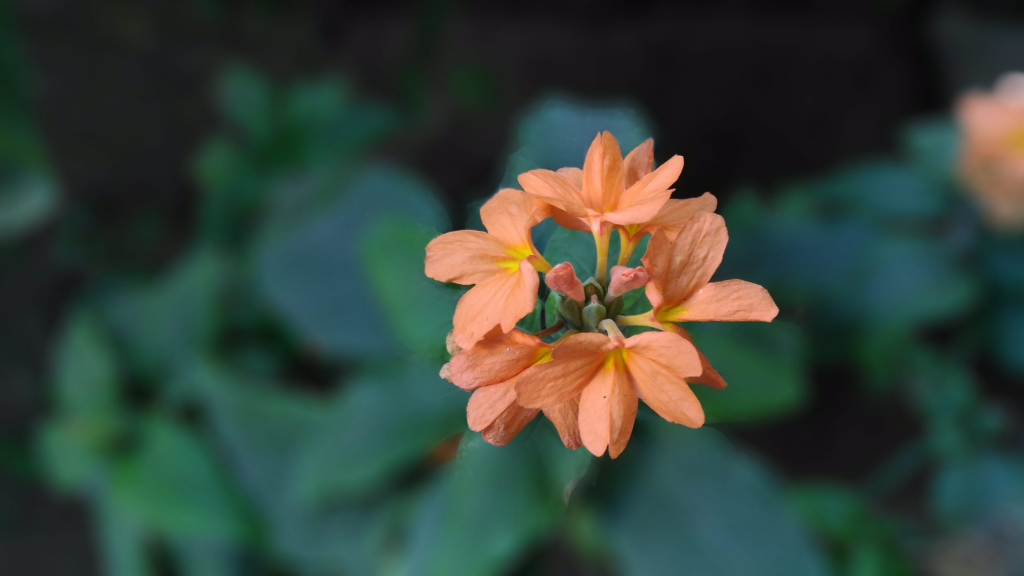
#> input picture data/images/P_20160708_173326_DF.jpg, 4096 x 2304 px (shown at 1/4 size)
$ python image_ops.py
#> lines starting #> are read from the running program, lines starting #| are printed output that depends on the picture

import numpy as np
import cv2

"""
## python packages used
#  opencv-python
#  numpy

## references
#  http://opencv-python-tutroals.readthedocs.io/en/latest/py_tutorials/py_core/py_basic_ops/
#  http://opencv-python-tutroals.readthedocs.io/en/latest/py_tutorials/py_imgproc/py_geometric_transformations/py_geometric_transformations.html
"""


class ImageOps(object):

    def __init__(self):
        self.image_file = 'data/images/P_20160708_173326_DF.jpg'
        self.image_loc = 'data/output/'

    """
    # Basic Image Operations
    # 1 Read Image
    # 2 Get Image Size
    # 3 Display Image
    # 4 Get Greyscale Image
    # 5 Split Image Channels
    # 6 Merge Image Channels
    # 7 Display Single Channel using split image results
    # 8 Image fit - square fit
    # 9 square fit with different types of images vertical, horizontal and square
    """

    def read_image(self, user_image=None, ops_image=None):
        """

        :param user_image:
        :param ops_image:
        :return:
        """
        if user_image is None and ops_image is None:
            img = cv2.imread(self.image_file)
        elif user_image is not None and ops_image is None:
            img = cv2.imread(user_image)
        elif user_image is None and ops_image is not None:
            img = ops_image
        return img

    def write_image(self, file_name=None,image_date=None):
        file_name = self.image_loc + file_name
        cv2.imwrite(file_name, image_date)


    def get_size(self, user_image=None, ops_image=None):
        """

        :param user_image:
        :param ops_image:
        :return:
        """
        data = {}
        img = self.read_image(user_image=user_image, ops_image=ops_image)
#> in read_image, img is the input picture: shape (2304, 4096, 3); mean B, G, R 57.7, 67.2, 53.9
        if img is not None:
            height, width, channel = img.shape
            data = {"height": height, "width": width, "channel": channel}
        else:
            data = {"height": 0, "width": 0, "channel": 0}
        return data

    def display_image(self, image_title="image", wait_key=0, user_image=None, ops_image=None):
        """
        This method is used to Display the provided image

        :param image_title:
        :param wait_key:
        :param user_image:
        :param ops_image:
        :return:
        """
        img = self.read_image(user_image=user_image, ops_image=ops_image)
        cv2.imshow(image_title, img)
        cv2.waitKey(wait_key)
        cv2.destroyAllWindows()

    def get_grey_scale(self, user_image=None, ops_image=None, display_image=True, write_data=False):
        """
        Convert the given image into a Grey-scale Image

        :param user_image:
        :param ops_image:
        :param display_image:
        :return:
        """
        img = self.read_image(user_image=user_image, ops_image=ops_image)
        grey_scale_image = np.invert(img)
        if write_data is True:
            self.write_image(file_name="greyscale",image_date=grey_scale_image)
        if display_image is True:
            self.display_image(image_title="Greyscale Image", ops_image=grey_scale_image)
            self.write_image(file_name="greyscale.jpg", image_date=grey_scale_image)
        else:
            return grey_scale_image

    def split_image(self, user_image=None, ops_image=None):
        """
        This method splits the original given image into different channels R|G|B

        :param user_image:
        :param ops_image:
        :return:
        """

        img = self.read_image(user_image=user_image, ops_image=ops_image)
        b, g, r = cv2.split(img)
        return b, g, r

    def merge_image(self, b=None, g=None, r=None, display_image=True):
        """
        this method merges different channel red, green and blue to form the original image

        :param b:
        :param g:
        :param r:
        :param display_image:
        :return:
        """
        if b is not None and g is not None and r is not None:
            img = cv2.merge((b, g, r))
            if display_image is True:
                self.display_image(image_title="merge_image", ops_image=img)
            else:
                return img
        else:
            print("unable to display error in input")

    @staticmethod
    def display_single_channel(b=None, g=None, r=None):
        """
        duplicate function of display just for understanding channels

        :param b:
        :param g:
        :param r:
        :return:
        """

        if g is None and r is None and b is not None:
            cv2.imshow('b', b)
            cv2.waitKey(0)
            cv2.destroyAllWindows()
        elif r is None and b is None and g is not None:
            cv2.imshow('g', g)
            cv2.waitKey(0)
            cv2.destroyAllWindows()
        elif b is None and g is None and r is not None:
            cv2.imshow('r', r)
            cv2.waitKey(0)
            cv2.destroyAllWindows()
        else:
            print("invalid input")

    # [73 lines left out: functions square_fit, square_fit_formation, not called in this run]


    """
    # Image Transformations
    # 1 Rotation
    # 2 Scaling
    # 3 Translation
    """

    def rotate_image(self, user_image=None, ops_image=None, degrees=90, display_image=True):
        """

        :param user_image:
        :param ops_image:
        :param degrees:
        :param display_image:
        :return:
        """
        data = {}
        img = self.read_image(user_image=user_image, ops_image=ops_image)
        data = self.get_size(ops_image=img)
        cols = data['width']
        rows = data['height']
        m = cv2.getRotationMatrix2D((cols / 2, rows / 2), degrees, 1)
        dst = cv2.warpAffine(img, m, (cols, rows))
        if display_image is True:
            title = "Rotate Image" + str(degrees) + " degrees"
            self.display_image(image_title=title, ops_image=dst)
        else:
            return data

    def scale_image(self, user_image=None, ops_image=None, scale_vertical=2, scale_horizontal=4, display_image=True):
        """

        :param user_image:
        :param ops_image:
        :param scale_vertical:
        :param scale_horizontal:
        :param display_image:
        :return:
        """
        img = self.read_image(user_image=user_image, ops_image=ops_image)
        # alternate way to get height and width self.get_size
        height, width = img.shape[:2]
        res = cv2.resize(img, ( scale_horizontal * width, scale_vertical * height), interpolation=cv2.INTER_CUBIC)
        if display_image is True:
            title = "scale image vertical " + str(scale_vertical) + "horizontal" + str(scale_horizontal)
            self.display_image(image_title=title, ops_image=res)
        else:
            return res

    def translate_image(self):
        pass

    """
    ## filter
    # 1 vignette
    """
    # [28 lines left out: function vignette, not called in this run]


if __name__ == '__main__':
    im = ImageOps()

    img_data = im.get_size()
    print(img_data)
#| {'height': 2304, 'width': 4096, 'channel': 3}
    img_data = im.get_size(user_image="data/images/P_20160708_173326_DF.jpg")
    print(img_data)
#| {'height': 2304, 'width': 4096, 'channel': 3}
    im.display_image()
    im.display_image(user_image="data/images/P_20160708_173326_DF.jpg")
    im.get_grey_scale()
#> in get_grey_scale, `grey_scale_image = np.invert(img)`:
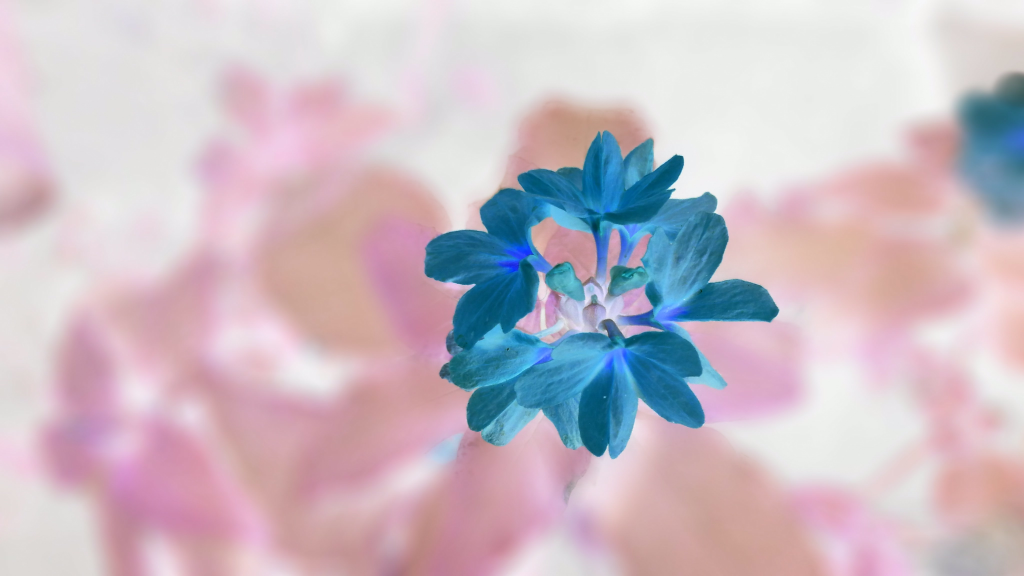
#> grey_scale_image: shape (2304, 4096, 3) (shown at 1/4 size); mean B, G, R 197.3, 187.8, 201.1
    b, g, r = im.split_image(user_image="data/images/P_20160708_173326_DF.jpg")
#> in split_image, `b, g, r = cv2.split(img)`:
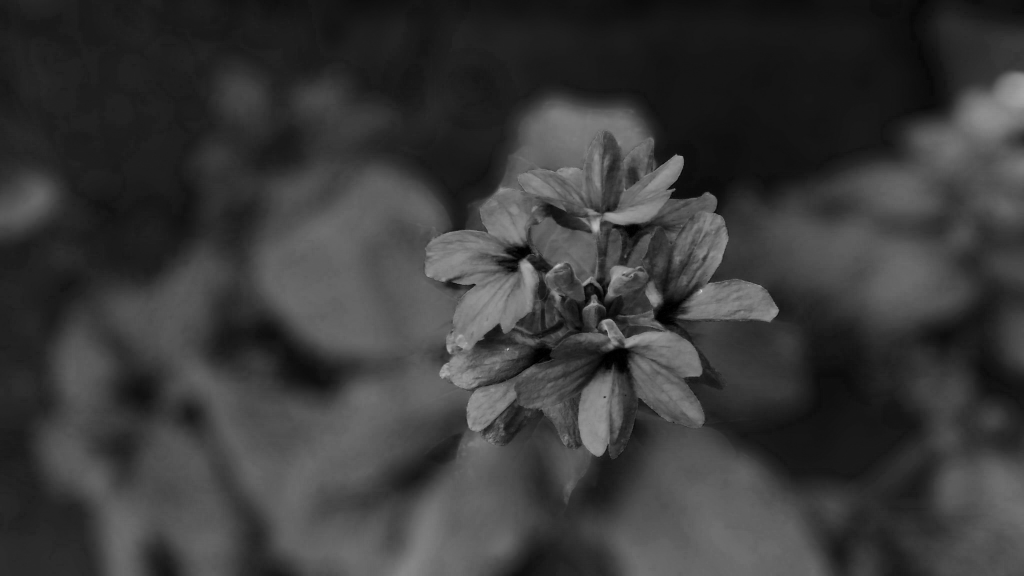
#> b: shape (2304, 4096) (shown at 1/4 size); min 0, max 229, mean 57.7
#> in split_image, `b, g, r = cv2.split(img)`:
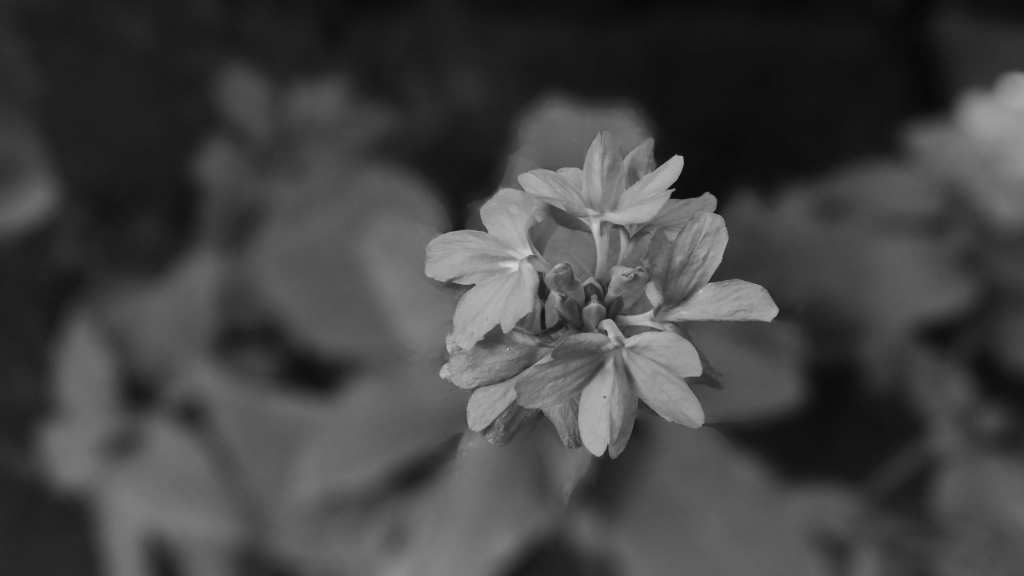
#> g: shape (2304, 4096) (shown at 1/4 size); min 0, max 223, mean 67.2
#> in split_image, `b, g, r = cv2.split(img)`:
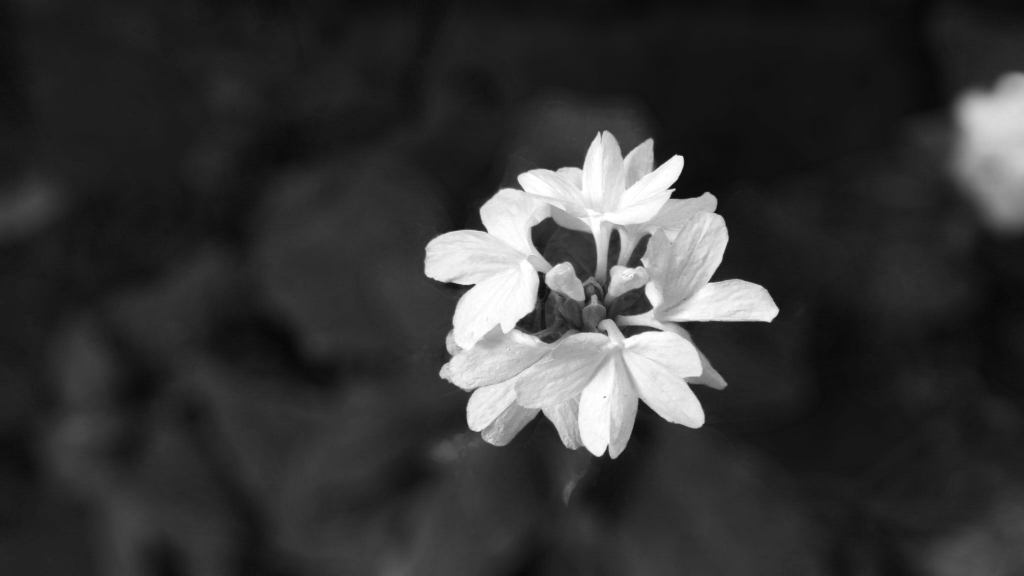
#> r: shape (2304, 4096) (shown at 1/4 size); min 6, max 255, mean 53.9
    im.merge_image(r=r, b=b, g=g)
    im.display_single_channel(b=b)
    im.display_single_channel(g=g)
    im.display_single_channel(r=r)
    im.display_single_channel()
    im.rotate_image()
#> in rotate_image, `data = self.get_size(ops_image=img)`: data = {'height': 2304, 'width': 4096, 'channel': 3}
#> in rotate_image, `cols = data['width']`: cols = 4096
#> in rotate_image, `rows = data['height']`: rows = 2304
#> in rotate_image, `m = cv2.getRotationMatrix2D((cols / 2, rows / 2), degrees, 1)`: m = [[6.12e-17, 1, 896], [-1, 6.12e-17, 3200]]
#> in rotate_image, `dst = cv2.warpAffine(img, m, (cols, rows))`:
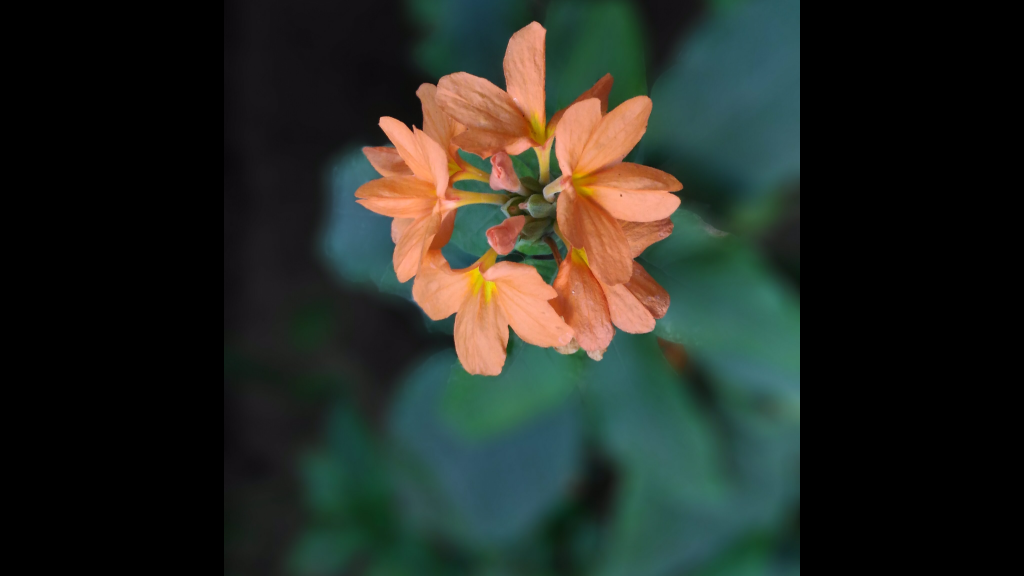
#> dst: shape (2304, 4096, 3) (shown at 1/4 size); mean B, G, R 36.1, 43, 38.5
    im.rotate_image(degrees=120)
#> call 2 of rotate_image, with degrees = 120, display_image = True
#> in rotate_image (call 2), `m = cv2.getRotationMatrix2D((cols / 2, rows / 2), degrees, 1)`: m = [[-0.5, 0.866, 2074.3], [-0.866, -0.5, 3501.6]]
#> in rotate_image (call 2), `dst = cv2.warpAffine(img, m, (cols, rows))`:
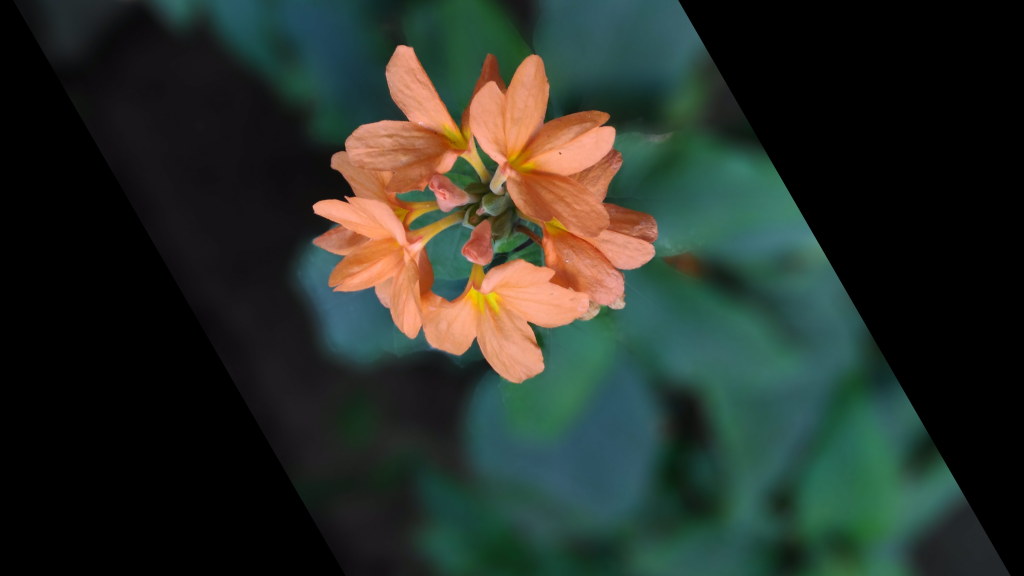
#> dst: shape (2304, 4096, 3) (shown at 1/4 size); mean B, G, R 40.3, 48.1, 41.1
    im.scale_image()
    im.square_fit(user_image='data/images/P_20160708_173326_DF.jpg')
    scaled_v_img = im.square_fit_formation(user_image='data/images/P_20160708_173326_DF.jpg', size=(200, 200),
                                           pad_color=127)
    im.display_image(image_title="sq fit formation" ,ops_image=scaled_v_img)
    im.vignette(user_image='data/images/P_20160708_173326_DF.jpg')
